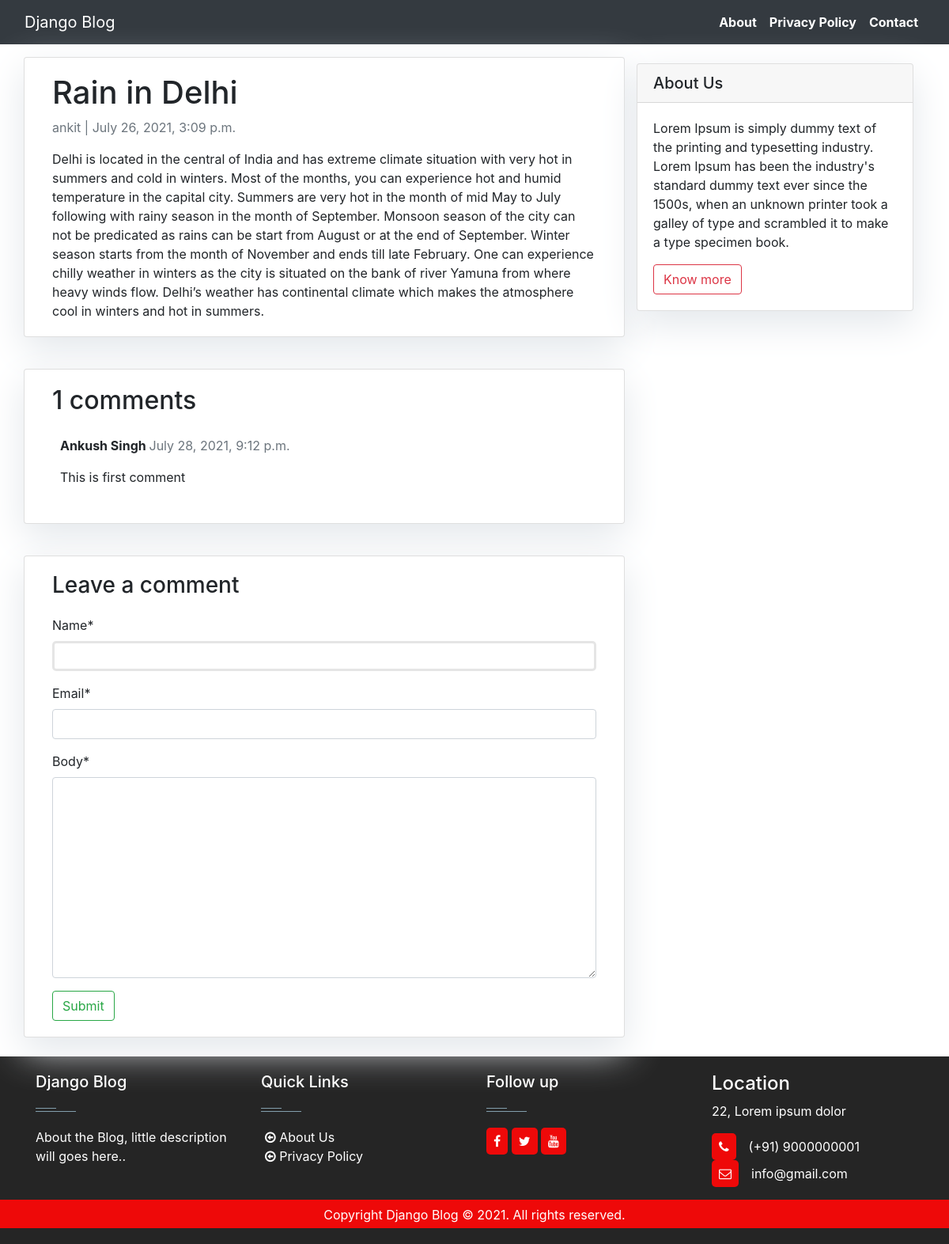
/first-post/, run on the app's committed database.
### blog/models.py (models this page shows, shortened)
class Post(models.Model):
    title = models.CharField(max_length=200,unique=True)
    slug=models.SlugField(max_length=200, unique=True)
    author=models.ForeignKey(User, on_delete=models.CASCADE, related_name='blog_posts')
    updated_on=models.DateTimeField(auto_now=True)
    content=models.TextField()
    created_on=models.DateTimeField(auto_now_add=True)
    status=models.IntegerField(choices=STATUS, default=0)
    class Meta:
        ordering = ['-created_on']

class Comment(models.Model):
    post=models.ForeignKey(Post, on_delete=models.CASCADE, related_name='comments')
    name=models.CharField(max_length=80)
    email=models.EmailField()
    body=models.TextField()
    created_on=models.DateTimeField(auto_now_add=True)
    active=models.BooleanField(default=False)
    class Meta:
        ordering=['created_on']

### blog/views.py (the view)
# urls.py: path('<slug:slug>/', views.post_detail, name="post_detail"),
def post_detail(request, slug):
    template_name = "post_detail.html"
    post = get_object_or_404(Post, slug=slug)
    comments = post.comments.filter(active=True).order_by("-created_on")
    new_comment = None
    if request.method == "POST":
        comment_form = CommentForm(data=request.POST)
        if comment_form.is_valid():
            new_comment = comment_form.save(commit=False)
            new_comment.post = post
            new_comment.save()
    else:
        comment_form = CommentForm()
    return render(
        request,
        template_name,
        {
            "post": post,
            "comments": comments,
            "new_comment": new_comment,
            "comment_form": comment_form,
        },
    )

### blog/forms.py
class CommentForm(forms.ModelForm):
    class Meta:
        model=Comment
        fields=('name','email','body')

### templates/post_detail.html (shortened to what this page needs)
{% extends 'base.html' %} {% block content %}
{% load crispy_forms_tags %}
<div class="container">
  <div class="row">
    <div class="col-md-8 card mb-4  mt-3 left  top">
      <div class="card-body">
        <h1>{% block title %} {{ post.title }} {% endblock title %}</h1>
        <p class=" text-muted">{{ post.author }} | {{ post.created_on }}</p>
        <p class="card-text ">{{ post.content | safe }}</p>
      </div>
    </div>
    {% block sidebar %} {% include 'sidebar.html' %} {% endblock sidebar %}
    <div class="col-md-8 card mb-4  mt-3 ">
      <div class="card-body">
        {% with comments.count as total_comments %}
        <h2>{{ total_comments }} comments</h2>
          {% endwith %} {% for comment in comments %}
        <div class="comments" style="padding: 10px;">
          <p class="font-weight-bold">
            {{ comment.name }}
            <span class=" text-muted font-weight-normal">
              {{ comment.created_on }}
            </span>
          </p>
          {{ comment.body | linebreaks }}
        </div>
        {% endfor %}
      </div>
    </div>
    <div class="col-md-8 card mb-4  mt-3 ">
      <div class="card-body">
        {% if new_comment %}
        <div class="alert alert-success" role="alert">
          Your comment is awaiting moderation
        </div>
        {% else %}
        <h3>Leave a comment</h3>
        <form method="post" style="margin-top: 1.3em;">
          {{ comment_form | crispy }}
          <button type="submit" class="btn btn-outline-success">Submit</button>
        </form>
        {% endif %}
      </div>
    </div>
  </div>
</div>
{% endblock content %}

### static/css/base.css (style rules this page uses)
body { font-family: "Roboto", sans-serif; font-size: 17px; background-color: #fdfdfd; }
.card { box-shadow: 0 16px 48px #E3E7EB; }
.btn { background-color: #ff8d1e; color:#fff; }
input[type="text"] { background: rgba(255,255,255,0.075); padding: 10px 15px; color: #aaa; border: 3px solid rgba(0,0,0,0.1); font-size: 14px; margin-bottom: 16px; border-radius: 5px; transition: all 0.2s cubic-bezier(0.4,0,0.2,1); transition-delay: 0.2s; text-align: center; width: 100%; }

### templates/sidebar.html (style rules this page uses)
.card { box-shadow: 0 16px 48px #E3E7EB; }

### data on the page
Post: title "Rain in Delhi", author "ankit", created_on "July 26, 2021, 3:09 p.m.", content "Delhi is located in the central of India and has extreme climate situation with very hot in summers and cold in winters. Most of the months, you can experience hot and humid temperature in the capital city. Summers are very hot in the month of mid May to July following with rainy season in the month of September. Monsoon season of the city can not be predicated as rains can be start from August or at the end of September. Winter season starts from the month of November and ends till late February. One can experience chilly weather in winters as the city is situated on the bank of river Yamuna from where heavy winds flow. Delhi’s weather has continental climate which makes the atmosphere…"
Comment: name "Ankush Singh", created_on "July 28, 2021, 9:12 p.m.", body "This is first comment"

### other printed values
{{ total_comments }} "1"
